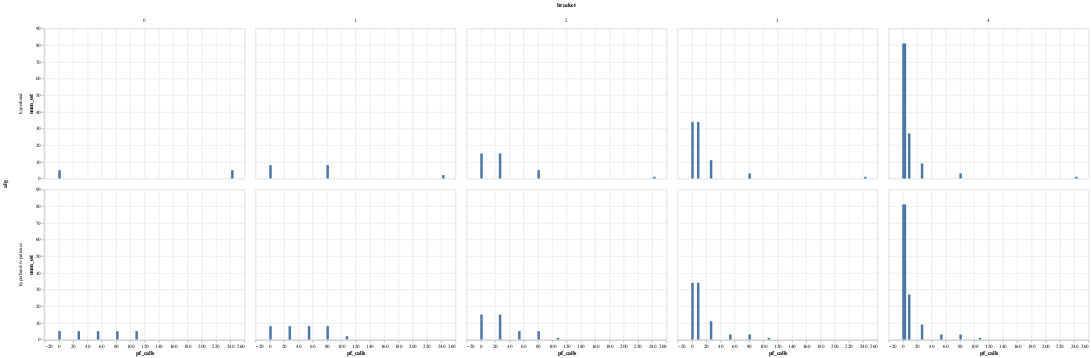

This figure's notebook cell:
### Code cell
show = pd.DataFrame(data)
import altair as alt
alt.Chart(show).mark_bar().encode(
    x="pf_calls",
    y="num_est",
    column="bracket",
    row="alg",
)

### Figure 1 — Vega-Lite specification as saved in the notebook (floating-point values rounded to 4 significant figures)
{"$schema": "https://vega.github.io/schema/vega-lite/v2.6.0.json", "config": {"view": {"height": 300, "width": 400}}, "data": {"name": "data-d13c01fcf43f01596b56ad7f5ac821e6"}, "datasets": {"data-d13c01fcf43f01596b56ad7f5ac821e6": [{"alg": "hyperband", "bracket": 2, "num_est": 15, "pf_calls": 1}, {"alg": "hyperband", "bracket": 2, "num_est": 15, "pf_calls": 27}, {"alg": "hyperband", "bracket": 2, "num_est": 5, "pf_calls": 81}, {"alg": "hyperband", "bracket": 2, "num_est": 1, "pf_calls": 243}, {"alg": "hyperband", "bracket": 1, "num_est": 8, "pf_calls": 1}, {"alg": "hyperband", "bracket": 1, "num_est": 8, "pf_calls": 81}, {"alg": "hyperband", "bracket": 1, "num_est": 2, "pf_calls": 243}, {"alg": "hyperband", "bracket": 0, "num_est": 5, "pf_calls": 1}, {"alg": "hyperband", "bracket": 0, "num_est": 5, "pf_calls": 243}, {"alg": "hyperband", "bracket": 3, "num_est": 34, "pf_calls": 1}, {"alg": "hyperband", "bracket": 3, "num_est": 34, "pf_calls": 9}, {"alg": "hyperband", "bracket": 3, "num_est": 11, "pf_calls": 27}, {"alg": "hyperband", "bracket": 3, "num_est": 3, "pf_calls": 81}, {"alg": "hyperband", "bracket": 3, "num_est": 1, "pf_calls": 243}, {"alg": "hyperband", "bracket": 4, "num_est": 81, "pf_calls": 1}, {"alg": "hyperband", "bracket": 4, "num_est": 81, "pf_calls": 3}, {"alg": "hyperband", "bracket": 4, "num_est": 27, "pf_calls": 9}, {"alg": "hyperband", "bracket": 4, "num_est": 9, "pf_calls": 27}, {"alg": "hyperband", "bracket": 4, "num_est": 3, "pf_calls": 81}, {"alg": "hyperband", "bracket": 4, "num_est": 1, "pf_calls": 243}, {"alg": "hyperband-w-patience", "bracket": 2, "num_est": 15, "pf_calls": 1}, {"alg": "hyperband-w-patience", "bracket": 2, "num_est": 15, "pf_calls": 27}, {"alg": "hyperband-w-patience", "bracket": 2, "num_est": 5, "pf_calls": 54}, {"alg": "hyperband-w-patience", "bracket": 2, "num_est": 5, "pf_calls": 81}, {"alg": "hyperband-w-patience", "bracket": 2, "num_est": 1, "pf_calls": 108}, {"alg": "hyperband-w-patience", "bracket": 1, "num_est": 8, "pf_calls": 1}, {"alg": "hyperband-w-patience", "bracket": 1, "num_est": 8, "pf_calls": 28}, {"alg": "hyperband-w-patience", "bracket": 1, "num_est": 8, "pf_calls": 55}, {"alg": "hyperband-w-patience", "bracket": 1, "num_est": 8, "pf_calls": 81}, {"alg": "hyperband-w-patience", "bracket": 1, "num_est": 2, "pf_calls": 108}, {"alg": "hyperband-w-patience", "bracket": 0, "num_est": 5, "pf_calls": 1}, {"alg": "hyperband-w-patience", "bracket": 0, "num_est": 5, "pf_calls": 28}, {"alg": "hyperband-w-patience", "bracket": 0, "num_est": 5, "pf_calls": 55}, {"alg": "hyperband-w-patience", "bracket": 0, "num_est": 5, "pf_calls": 82}, {"alg": "hyperband-w-patience", "bracket": 0, "num_est": 5, "pf_calls": 109}, {"alg": "hyperband-w-patience", "bracket": 3, "num_est": 34, "pf_calls": 1}, {"alg": "hyperband-w-patience", "bracket": 3, "num_est": 34, "pf_calls": 9}, {"alg": "hyperband-w-patience", "bracket": 3, "num_est": 11, "pf_calls": 27}, {"alg": "hyperband-w-patience", "bracket": 3, "num_est": 3, "pf_calls": 54}, {"alg": "hyperband-w-patience", "bracket": 3, "num_est": 3, "pf_calls": 81}, {"alg": "hyperband-w-patience", "bracket": 3, "num_est": 1, "pf_calls": 108}, {"alg": "hyperband-w-patience", "bracket": 4, "num_est": 81, "pf_calls": 1}, {"alg": "hyperband-w-patience", "bracket": 4, "num_est": 81, "pf_calls": 3}, {"alg": "hyperband-w-patience", "bracket": 4, "num_est": 27, "pf_calls": 9}, {"alg": "hyperband-w-patience", "bracket": 4, "num_est": 9, "pf_calls": 27}, {"alg": "hyperband-w-patience", "bracket": 4, "num_est": 3, "pf_calls": 54}, {"alg": "hyperband-w-patience", "bracket": 4, "num_est": 3, "pf_calls": 81}, {"alg": "hyperband-w-patience", "bracket": 4, "num_est": 1, "pf_calls": 108}]}, "encoding": {"column": {"field": "bracket", "type": "quantitative"}, "row": {"field": "alg", "type": "nominal"}, "x": {"field": "pf_calls", "type": "quantitative"}, "y": {"field": "num_est", "type": "quantitative"}}, "mark": "bar"}
